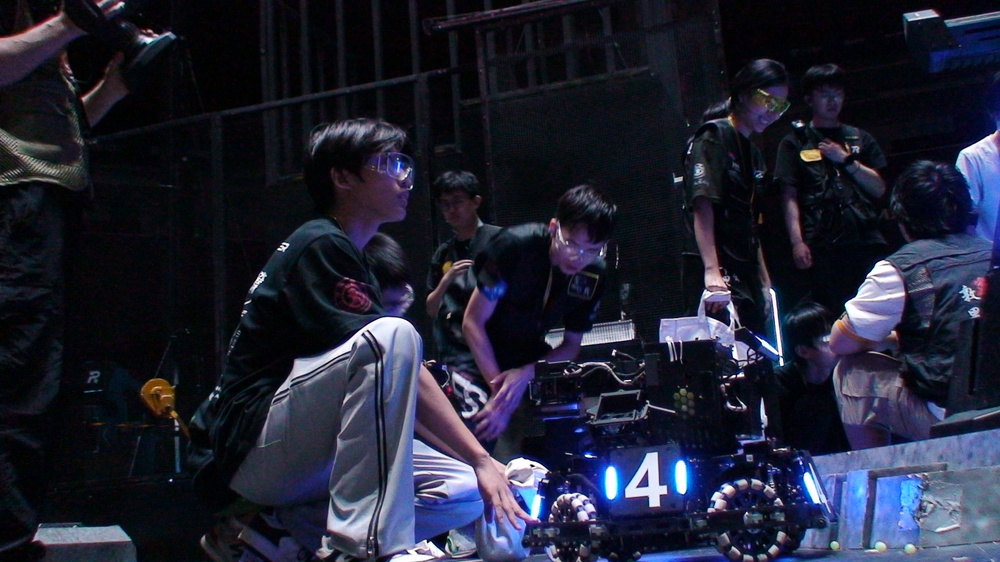
//> input picture resources/test_image.jpg, 1000 x 562 px, shrunk from 2016 x 1134 before the run, given in place of test_image.png, which was not available
$ ./main   (built with g++ and OpenCV 4)
//> lines starting //> are read from the running program, lines starting //| are printed output that depends on the picture; after the words box and inside, x2 and y2 are one past the last pixel; in counts of white or black regions, pixels touching at a corner belong together; pictures that were not available may be replaced by others from this repository, and a replacement may not be noted
#include <opencv2/opencv.hpp>
using namespace cv;

int main(){
    Mat img = imread("/home/gawain/opencv_project/resources/test_image.png");
//> img is the input picture: 562 rows x 1000 cols, CV_8UC3; mean B, G, R 51.6, 35, 33
    if(img.empty()) return -1;

    // 1. 灰度 + 保存
    Mat gray;
    cvtColor(img, gray, COLOR_BGR2GRAY);
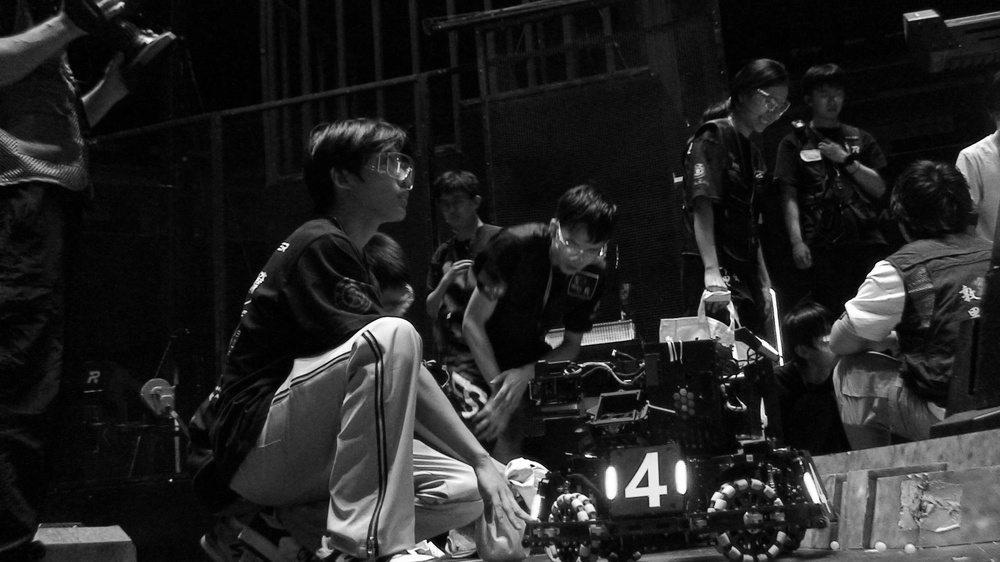
//> gray: 562 rows x 1000 cols, CV_8UC1; min 0, max 255, mean 36.3
    imwrite("/home/gawain/opencv_project/build/out_gray.png", gray);

    // 2. HSV + 保存
    Mat hsv;
    cvtColor(img, hsv, COLOR_BGR2HSV);
//> hsv: 562 rows x 1000 cols, CV_8UC3; mean H, S, V 115.9, 138.4, 52.5
    imwrite("/home/gawain/opencv_project/build/out_hsv.png", hsv);
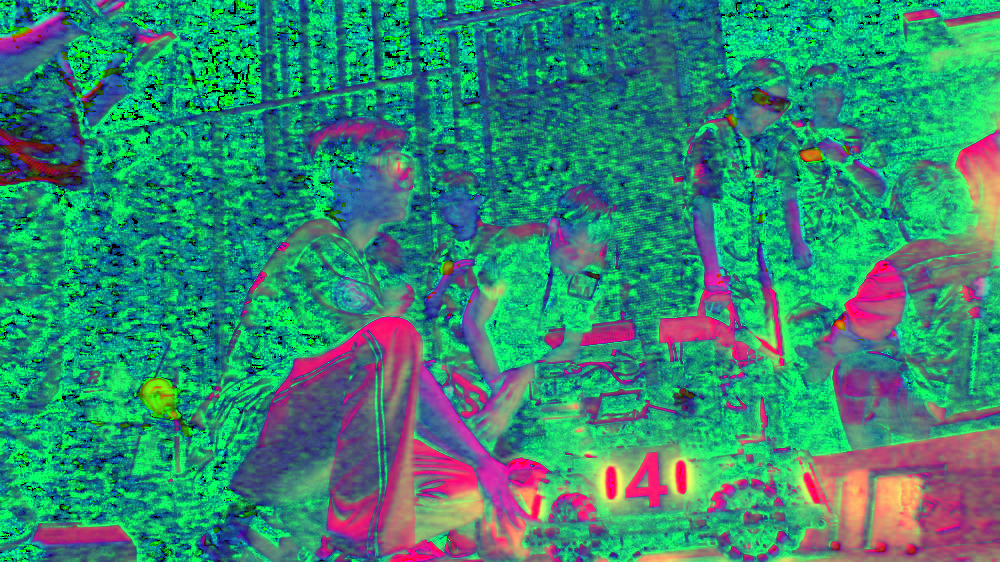
//> saved as out_hsv.png: 562 rows x 1000 cols, CV_8UC3; mean B, G, R 115.9, 138.4, 52.5

    // 3. 滤波 trio + 保存
    Mat blurImg, gauImg, medImg;
    blur(img, blurImg, Size(5,5));
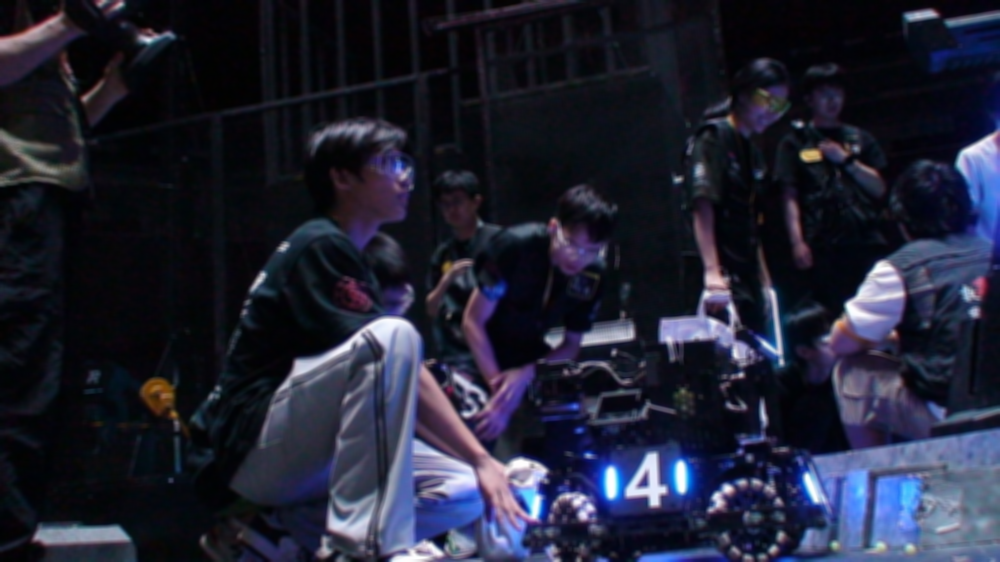
//> blurImg: 562 rows x 1000 cols, CV_8UC3; mean B, G, R 51.6, 35, 33
    GaussianBlur(img, gauImg, Size(5,5), 1.5);
    medianBlur(img, medImg, 5);
    imwrite("/home/gawain/opencv_project/build/out_blur.png", blurImg);
    imwrite("/home/gawain/opencv_project/build/out_gaussian.png", gauImg);
    imwrite("/home/gawain/opencv_project/build/out_median.png", medImg);

    // 4. 红色掩膜 + 保存
    Mat mask1, mask2, redMask;
    inRange(hsv, Scalar(0,100,100),  Scalar(10,255,255),  mask1);
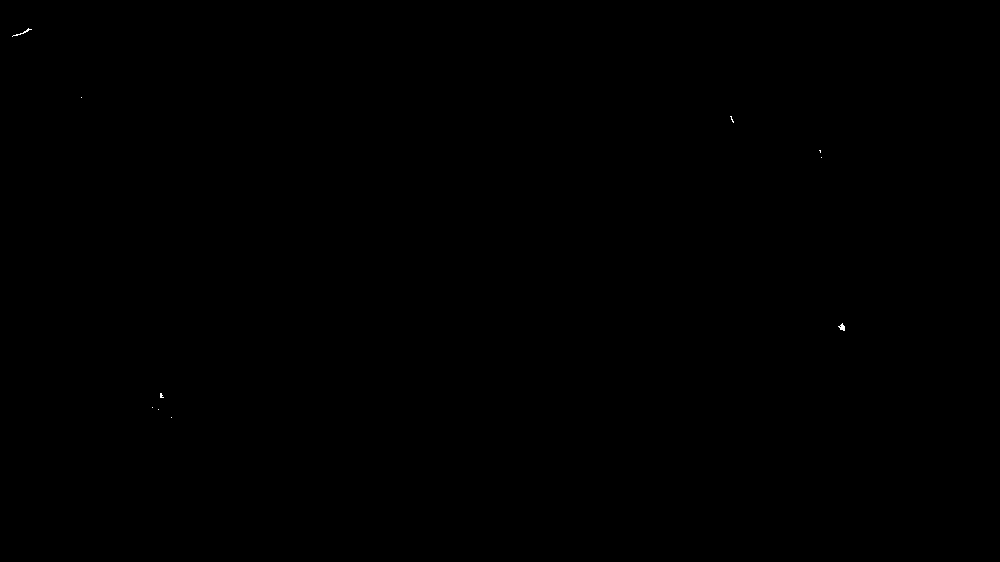
//> mask1: 562 rows x 1000 cols, CV_8UC1; 0.02% white in thin lines or dots, all inside (x1, y1, x2, y2) = (12, 28, 845, 418)
    inRange(hsv, Scalar(170,100,100),Scalar(180,255,255), mask2);
//> mask2: 562 rows x 1000 cols, CV_8UC1; 0.03% white in thin lines or dots, all inside (x1, y1, x2, y2) = (2, 0, 986, 495)
    redMask = mask1 | mask2;
    imwrite("/home/gawain/opencv_project/build/out_redMask.png", redMask);

    // 5. 形态学开闭 + 保存
    Mat kernel = getStructuringElement(MORPH_RECT, Size(5,5));
    morphologyEx(redMask, redMask, MORPH_OPEN,  kernel);
//> redMask: 562 rows x 1000 cols, CV_8UC1; every value is 0
    morphologyEx(redMask, redMask, MORPH_CLOSE, kernel);
    imwrite("/home/gawain/opencv_project/build/out_morph.png", redMask);

    // 6. 用连通分量替代 findContours —— 无需 vector
    Mat labels, stats, centroids;
    int n = connectedComponentsWithStats(redMask, labels, stats, centroids, 8, CV_32S);
//> labels: 562 rows x 1000 cols, CV_32SC1; every value is 0
//> stats = [0, 0, 1000, 562, 562000]; centroids = [499.5, 280.5]; n = 1
    Mat boxImg = img.clone();
    for(int i = 1; i < n; ++i){          // 0 是背景
        int area = stats.at<int>(i, CC_STAT_AREA);
        if(area < 300) continue;
        printf("红色块 %d 面积 = %d px²\n", i, area);
        int x = stats.at<int>(i, CC_STAT_LEFT);
        int y = stats.at<int>(i, CC_STAT_TOP);
        int w = stats.at<int>(i, CC_STAT_WIDTH);
        int h = stats.at<int>(i, CC_STAT_HEIGHT);
        rectangle(boxImg, Rect(x,y,w,h), Scalar(0,0,255), 2);
    }
//> this loop made 0 passes
    imwrite("/home/gawain/opencv_project/build/out_box.png", boxImg);

    // 7. 高亮二值化 + 漫水 + 保存
    Mat binBright, flood;
    threshold(gray, binBright, 180, 255, THRESH_BINARY);
//> binBright: 562 rows x 1000 cols, CV_8UC1; 2.4% white; 298 white regions (239 under 20 px), largest, box (x1, y1, x2, y2) and area: (292, 317, 419, 379) 1582, (845, 260, 905, 322) 1287, (413, 440, 477, 494) 1257
    dilate(binBright, binBright, kernel);
    erode(binBright,  binBright, kernel);
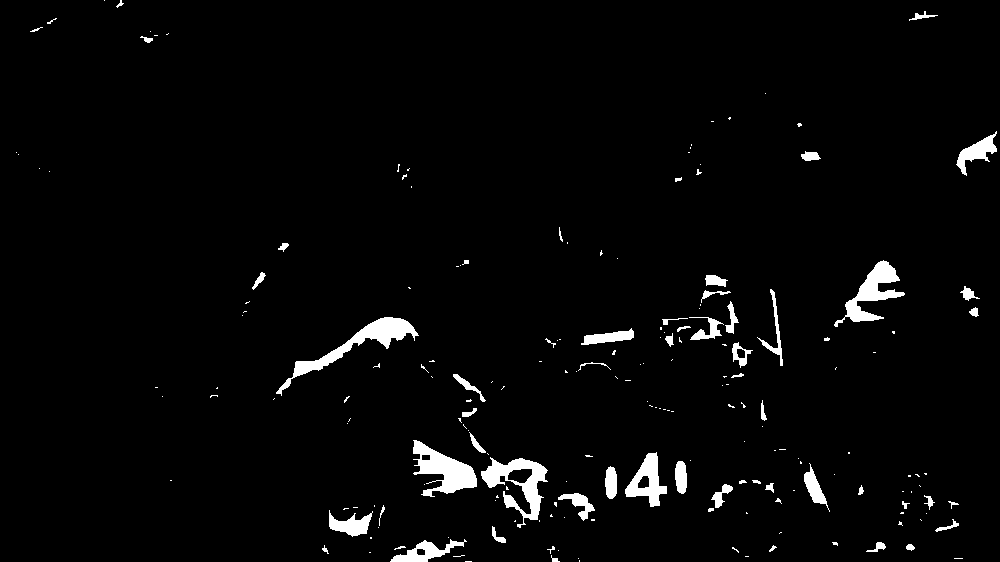
//> binBright: 562 rows x 1000 cols, CV_8UC1; 2.9% white; 196 white regions (136 under 20 px), largest, box (x1, y1, x2, y2) and area: (276, 317, 419, 396) 1899, (413, 440, 477, 497) 1743, (481, 457, 548, 528) 1736
    flood = binBright.clone();
    floodFill(flood, Point(0,0), 255);
//> flood: 562 rows x 1000 cols, CV_8UC1; 99.9% white; 5 black regions, box (x1, y1, x2, y2) and area: (508, 469, 532, 483) 251, (638, 476, 649, 488) 105, (737, 349, 745, 358) 63, (417, 549, 425, 555) 45, (422, 455, 430, 460) 40
    flood = 255 - flood;
    imwrite("/home/gawain/opencv_project/build/out_bright.png", binBright);
    imwrite("/home/gawain/opencv_project/build/out_flood.png",  flood);

    // 8. 旋转35° + 保存
    Mat rotMat = getRotationMatrix2D(Point(img.cols/2,img.rows/2), 35, 1.0);
    Mat rotated;
    warpAffine(img, rotated, rotMat, img.size());
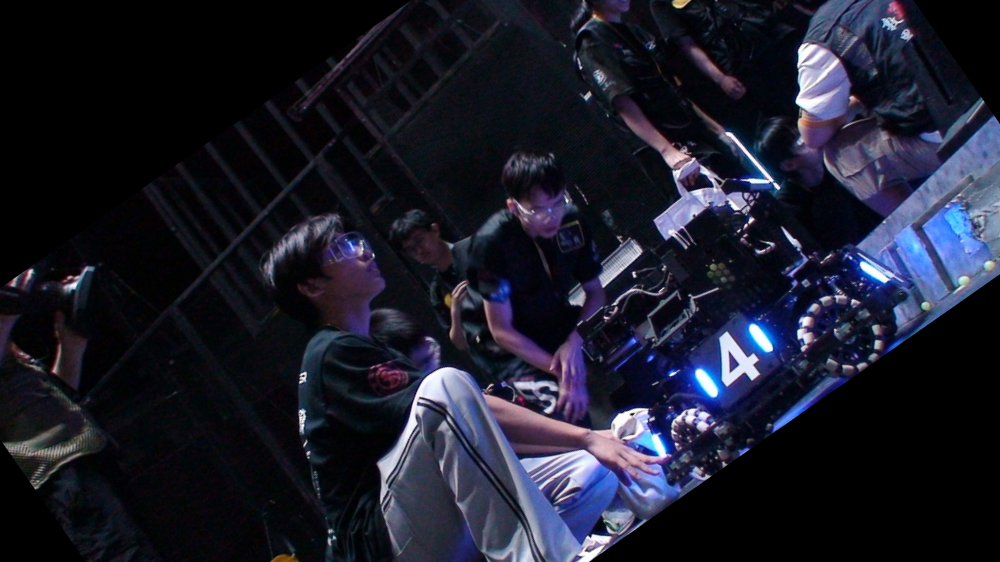
//> rotated: 562 rows x 1000 cols, CV_8UC3; mean B, G, R 42.2, 28.7, 27.2
    imwrite("/home/gawain/opencv_project/build/out_rotated.png", rotated);

    // 9. 裁剪左上1/4 + 保存
    Mat crop(img, Rect(0, 0, img.cols/2, img.rows/2));
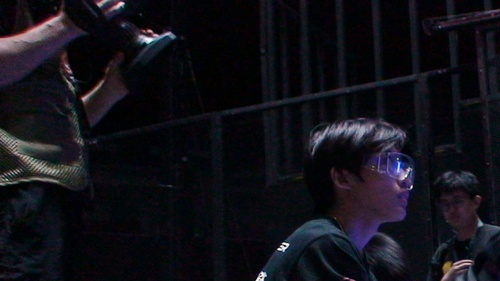
//> crop: 281 rows x 500 cols, CV_8UC3; mean B, G, R 23.8, 17.3, 17.9
    imwrite("/home/gawain/opencv_project/build/out_crop.png", crop);

    return 0;
}
